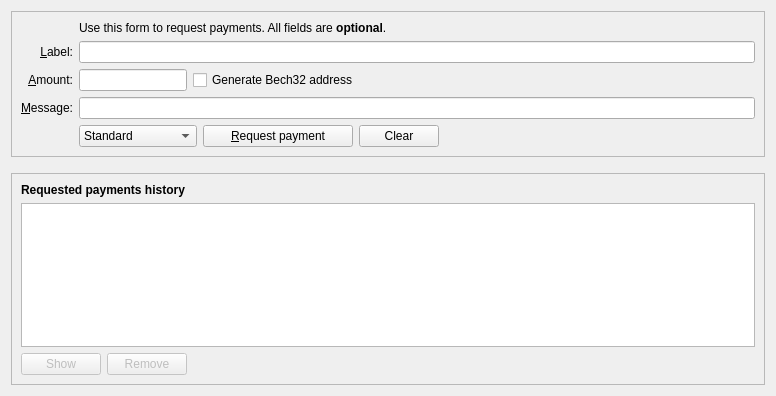
<?xml version="1.0" encoding="UTF-8"?>
<ui version="4.0">
 <class>ReceiveCoinsDialog</class>
 <widget class="QWidget" name="ReceiveCoinsDialog">
  <property name="geometry">
   <rect>
    <x>0</x>
    <y>0</y>
    <width>776</width>
    <height>396</height>
   </rect>
  </property>
  <layout class="QVBoxLayout" name="verticalLayout" stretch="0,0,1">
   <item>
    <widget class="QFrame" name="frame2">
     <property name="sizePolicy">
      <sizepolicy hsizetype="Preferred" vsizetype="Expanding">
       <horstretch>0</horstretch>
       <verstretch>0</verstretch>
      </sizepolicy>
     </property>
     <property name="frameShape">
      <enum>QFrame::StyledPanel</enum>
     </property>
     <property name="frameShadow">
      <enum>QFrame::Sunken</enum>
     </property>
     <layout class="QVBoxLayout" name="verticalLayout_3">
      <item>
       <layout class="QGridLayout" name="gridLayout">
        <item row="5" column="0">
         <widget class="QLabel" name="label">
          <property name="toolTip">
           <string>An optional amount to request. Leave this empty or zero to not request a specific amount.</string>
          </property>
          <property name="text">
           <string>&amp;Amount:</string>
          </property>
          <property name="alignment">
           <set>Qt::AlignRight|Qt::AlignTrailing|Qt::AlignVCenter</set>
          </property>
          <property name="buddy">
           <cstring>reqAmount</cstring>
          </property>
         </widget>
        </item>
        <item row="4" column="0">
         <widget class="QLabel" name="label_2">
          <property name="toolTip">
           <string>An optional label to associate with the new receiving address.</string>
          </property>
          <property name="text">
           <string>&amp;Label:</string>
          </property>
          <property name="alignment">
           <set>Qt::AlignRight|Qt::AlignTrailing|Qt::AlignVCenter</set>
          </property>
          <property name="buddy">
           <cstring>reqMessage</cstring>
          </property>
         </widget>
        </item>
        <item row="6" column="0">
         <widget class="QLabel" name="label_3">
          <property name="toolTip">
           <string>An optional message to attach to the payment request, which will be displayed when the request is opened. Note: The message will not be sent with the payment over the Qubnet network.</string>
          </property>
          <property name="text">
           <string>&amp;Message:</string>
          </property>
          <property name="alignment">
           <set>Qt::AlignRight|Qt::AlignTrailing|Qt::AlignVCenter</set>
          </property>
          <property name="buddy">
           <cstring>reqMessage</cstring>
          </property>
         </widget>
        </item>
        <item row="4" column="2">
         <widget class="QLineEdit" name="reqLabel">
          <property name="toolTip">
           <string>An optional label to associate with the new receiving address.</string>
          </property>
         </widget>
        </item>
        <item row="2" column="2">
         <widget class="QLabel" name="label_5">
          <property name="text">
           <string>Use this form to request payments. All fields are &lt;b&gt;optional&lt;/b&gt;.</string>
          </property>
         </widget>
        </item>
        <item row="7" column="0">
         <widget class="QLabel" name="label_4">
          <property name="text">
           <string/>
          </property>
         </widget>
        </item>
        <item row="6" column="2">
         <widget class="QLineEdit" name="reqMessage">
          <property name="toolTip">
           <string>An optional message to attach to the payment request, which will be displayed when the request is opened. Note: The message will not be sent with the payment over the Qubnet network.</string>
          </property>
         </widget>
        </item>
        <item row="7" column="2">
         <layout class="QHBoxLayout" name="horizontalLayout">
          <item>
           <widget class="QComboBox" name="cbxAddressType">
            <property name="locale">
             <locale language="English" country="UnitedKingdom"/>
            </property>
            <item>
             <property name="text">
              <string>Standard</string>
             </property>
            </item>
            <item>
             <property name="text">
              <string>Stealth</string>
             </property>
            </item>
            <item>
             <property name="text">
              <string>Extended</string>
             </property>
            </item>
            <item>
             <property name="text">
              <string>Standard 256bit</string>
             </property>
            </item>
           </widget>
          </item>
          <item>
           <widget class="QPushButton" name="receiveButton">
            <property name="minimumSize">
             <size>
              <width>150</width>
              <height>0</height>
             </size>
            </property>
            <property name="text">
             <string>&amp;Request payment</string>
            </property>
            <property name="icon">
             <iconset resource="../bitcoin.qrc">
              <normaloff>:/icons/receiving_addresses</normaloff>:/icons/receiving_addresses</iconset>
            </property>
           </widget>
          </item>
          <item>
           <widget class="QPushButton" name="clearButton">
            <property name="sizePolicy">
             <sizepolicy hsizetype="Minimum" vsizetype="Fixed">
              <horstretch>0</horstretch>
              <verstretch>0</verstretch>
             </sizepolicy>
            </property>
            <property name="toolTip">
             <string>Clear all fields of the form.</string>
            </property>
            <property name="text">
             <string>Clear</string>
            </property>
            <property name="icon">
             <iconset resource="../bitcoin.qrc">
              <normaloff>:/icons/remove</normaloff>:/icons/remove</iconset>
            </property>
            <property name="autoDefault">
             <bool>false</bool>
            </property>
           </widget>
          </item>
          <item>
           <spacer name="horizontalSpacer">
            <property name="orientation">
             <enum>Qt::Horizontal</enum>
            </property>
            <property name="sizeHint" stdset="0">
             <size>
              <width>40</width>
              <height>20</height>
             </size>
            </property>
           </spacer>
          </item>
         </layout>
        </item>
        <item row="7" column="0">
         <widget class="QLabel" name="label_7">
          <property name="text">
           <string/>
          </property>
         </widget>
        </item>
        <item row="5" column="2">
         <layout class="QHBoxLayout" name="horizontalLayout_6">
          <item>
           <widget class="BitcoinAmountField" name="reqAmount">
            <property name="sizePolicy">
             <sizepolicy hsizetype="Fixed" vsizetype="Fixed">
              <horstretch>0</horstretch>
              <verstretch>0</verstretch>
             </sizepolicy>
            </property>
            <property name="minimumSize">
             <size>
              <width>80</width>
              <height>0</height>
             </size>
            </property>
            <property name="maximumSize">
             <size>
              <width>1000</width>
              <height>100</height>
             </size>
            </property>
            <property name="toolTip">
             <string>An optional amount to request. Leave this empty or zero to not request a specific amount.</string>
            </property>
           </widget>
          </item>
          <item>
           <widget class="QCheckBox" name="useBech32">
            <property name="sizePolicy">
             <sizepolicy hsizetype="Fixed" vsizetype="Fixed">
              <horstretch>0</horstretch>
              <verstretch>0</verstretch>
             </sizepolicy>
            </property>
            <property name="maximumSize">
             <size>
              <width>1000</width>
              <height>16777215</height>
             </size>
            </property>
            <property name="focusPolicy">
             <enum>Qt::StrongFocus</enum>
            </property>

            <property name="toolTip">
             <string>Use bech32 encoding.</string>
            </property>
            <property name="text">
             <string>Generate Bech32 address</string>
            </property>
           </widget>
          </item>
          <item>
           <spacer name="horizontalSpacer_3">
            <property name="orientation">
             <enum>Qt::Horizontal</enum>
            </property>
            <property name="sizeHint" stdset="0">
             <size>
              <width>0</width>
              <height>0</height>
             </size>
            </property>
           </spacer>
          </item>
         </layout>
        </item>
       </layout>
      </item>
     </layout>
    </widget>
   </item>
   <item>
    <spacer name="verticalSpacer_2">
     <property name="orientation">
      <enum>Qt::Vertical</enum>
     </property>
     <property name="sizeHint" stdset="0">
      <size>
       <width>20</width>
       <height>10</height>
      </size>
     </property>
    </spacer>
   </item>
   <item>
    <widget class="QFrame" name="frame">
     <property name="sizePolicy">
      <sizepolicy hsizetype="Preferred" vsizetype="Expanding">
       <horstretch>0</horstretch>
       <verstretch>0</verstretch>
      </sizepolicy>
     </property>
     <property name="frameShape">
      <enum>QFrame::StyledPanel</enum>
     </property>
     <property name="frameShadow">
      <enum>QFrame::Raised</enum>
     </property>
     <layout class="QVBoxLayout" name="verticalLayout_2">
      <item>
       <widget class="QLabel" name="label_6">
        <property name="font">
         <font>
          <weight>75</weight>
          <bold>true</bold>
         </font>
        </property>
        <property name="text">
         <string>Requested payments history</string>
        </property>
       </widget>
      </item>
      <item>
       <widget class="QTableView" name="recentRequestsView">
        <property name="contextMenuPolicy">
         <enum>Qt::CustomContextMenu</enum>
        </property>
        <property name="tabKeyNavigation">
         <bool>false</bool>
        </property>
        <property name="sortingEnabled">
         <bool>true</bool>
        </property>
       </widget>
      </item>
      <item>
       <layout class="QHBoxLayout" name="horizontalLayout_2">
        <item>
         <widget class="QPushButton" name="showRequestButton">
          <property name="enabled">
           <bool>false</bool>
          </property>
          <property name="toolTip">
           <string>Show the selected request (does the same as double clicking an entry)</string>
          </property>
          <property name="text">
           <string>Show</string>
          </property>
          <property name="icon">
           <iconset resource="../bitcoin.qrc">
            <normaloff>:/icons/edit</normaloff>:/icons/edit</iconset>
          </property>
          <property name="autoDefault">
           <bool>false</bool>
          </property>
         </widget>
        </item>
        <item>
         <widget class="QPushButton" name="removeRequestButton">
          <property name="enabled">
           <bool>false</bool>
          </property>
          <property name="toolTip">
           <string>Remove the selected entries from the list</string>
          </property>
          <property name="text">
           <string>Remove</string>
          </property>
          <property name="icon">
           <iconset resource="../bitcoin.qrc">
            <normaloff>:/icons/remove</normaloff>:/icons/remove</iconset>
          </property>
          <property name="autoDefault">
           <bool>false</bool>
          </property>
         </widget>
        </item>
        <item>
         <spacer name="horizontalSpacer_2">
          <property name="orientation">
           <enum>Qt::Horizontal</enum>
          </property>
          <property name="sizeHint" stdset="0">
           <size>
            <width>40</width>
            <height>20</height>
           </size>
          </property>
         </spacer>
        </item>
       </layout>
      </item>
     </layout>
    </widget>
   </item>
  </layout>
 </widget>
 <customwidgets>
  <customwidget>
   <class>BitcoinAmountField</class>
   <extends>QLineEdit</extends>
   <header>qt/bitcoinamountfield.h</header>
   <container>1</container>
  </customwidget>
 </customwidgets>
 <tabstops>
  <tabstop>reqLabel</tabstop>
  <tabstop>reqAmount</tabstop>
  <tabstop>useBech32</tabstop>
  <tabstop>reqMessage</tabstop>
  <tabstop>receiveButton</tabstop>
  <tabstop>clearButton</tabstop>
  <tabstop>recentRequestsView</tabstop>
  <tabstop>showRequestButton</tabstop>
  <tabstop>removeRequestButton</tabstop>
 </tabstops>
 <resources>
  <include location="../bitcoin.qrc"/>
 </resources>
 <connections/>
</ui>
